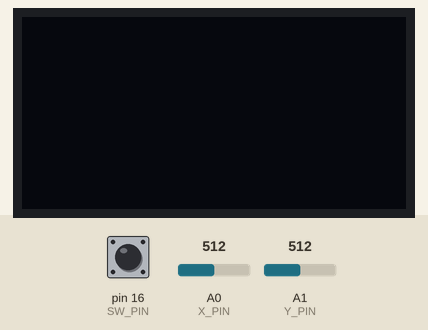
The sketch below on a simulated Arduino Leonardo, built with avr-gcc and run on an emulated ATmega32U4. Parts: 128×64 one-colour display. The inputs (shaded band) are chosen by the test bench; at power-on: pin 16 (SW_PIN) HIGH, A0 (X_PIN) = 512, A1 (Y_PIN) = 512. USB keyboard and mouse output is not drawn; what the sketch prints to the serial monitor is not drawn.

Above: at 2.4 s.
2.5 s: pin 16 (SW_PIN) pulled LOW for 0.15 s
At 3.7 s:
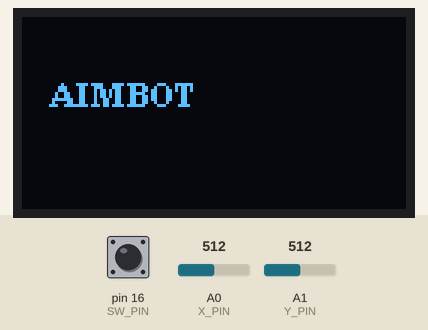
4.1 s: A0 (X_PIN) set to 528
5.6 s: A0 (X_PIN) set to 555
At 5.9 s:
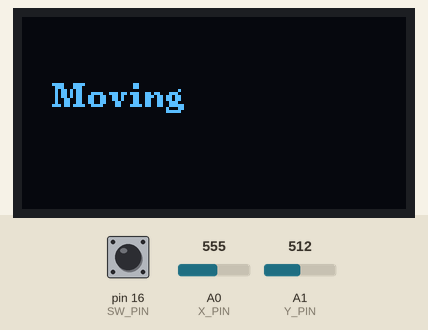
8.6 s: pin 16 (SW_PIN) pulled LOW for 3.2 s
At 9.3 s:
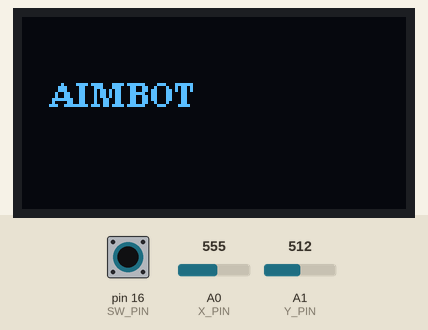
Timing chart, 0 to 11.6 s (numbered marks = the images above; inputs shaded):
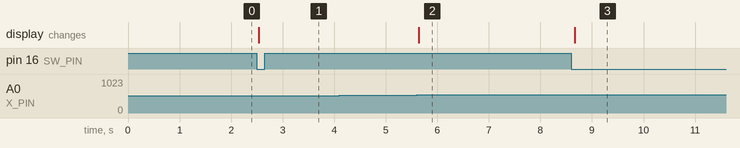

Measured:
- the behaviour switches between 541 and 542 on A0 (X_PIN) (found by bisection; images 1 and 2)
- after the input at 2.5 s, the display: changes at once (image 1)
- after the input at 4.1 s, every drawn part: stays the same
- after the input at 5.6 s, the display: changes at once (image 2)
- after the input at 8.6 s, the display: changes after 0.07 s (image 3)

The sketch:

aimbot.ino
```cpp
/*#include <hidboot.h> /*fler usb enheter*/
/*#include <usbhub.h> /*prata med mus*/
/*#include <SPI.h> /*prata med arduino*/
#include <Mouse.h> /*styra musen*/
#include <U8g2lib.h> /*oled-grafiken*/
#include <Wire.h> /*kommunicera med oled-skärmen*/
#define SW_PIN 16 /*joystickens sw pin till raspberrys GP16*/
#define X_PIN        A0
#define Y_PIN        A1
#define RAW_DEADZONE 30 /*alla rörelser som är mer eller mindre 30 från joystickens mittpunkt kommer att ignoreras (def: (0-1023))*/
#define SENSITIVITY  0.5
int centerRawX, centerRawY; /*medelvärde för x och y i joystickens viloläge*/

U8G2_SSD1306_128X64_NONAME_F_HW_I2C u8g2(U8G2_R0, U8X8_PIN_NONE); /*initerar skärmen*/
/*USB Usb; /*Skapar ett usb objekt */
/*USBHub Hub(&Usb); /*Skapar ett usb-hub objekt med referens och utgångspunkt till usb objektet */
/*HIDBoot < USB_HID_PROTOCOL_KEYBOARD | USB_HID_PROTOCOL_MOUSE Hid> HidKBM(&Usb); /* Ett HIDBoot-objekt som hanterar kommunikation med USB-HID-enheter i det här fallet tangentbordet and musen*/
/*HIDBoot<USB_HID_PROTOCOL_MOUSE>HidMouse(&Usb); /*Ett HIDBoot-obhejt som enbart hanterar kommunikation med musen */

int neg = -127; /*Mouse.move supportar bara 128px per funktionsanrop*/
int pos = 127;

int SCREEN_WIDTH = 960; /*1920/2 - mitten på skärmen*/
int SCREEN_HEIGHT = 540; /*1080/2*/
int middleX = (SCREEN_WIDTH/2);
int middleY = (SCREEN_HEIGHT/2);
int targetY = 0;
int targetX = 0;
bool active = false; /*rör vi musen?*/

/*class mousereport : public MouseReportParser {
  void OnMouseMove(MOUSEINFO * mouseinfo) override { /*vi måste ersätta klassens nuvarande info därav nödvändigt med override*/
    /*if (!active)
    {
      Mouse.move(mouseinfo -> dX, mouseinfo -> dY, 0);
      middleX = constrain(middleX + mouseinfo->dX, 0, SCREEN_WIDTH);
      middleY = constrain(middleY + mouseinfo->dY, 0, SCREEN_HEIGHT);
    }
  }
} mouseParser;*/ /*parser som översätter rådata till data*/

void setup() {
  pinMode(SW_PIN, INPUT_PULLUP); // Joystickens knapp är nere
  Serial.begin(115200); /*Använd 151200 bit-rate dvs 1 ms senare i projektet när den faktiskt är användbar*/

  Mouse.begin();
  u8g2.begin();

  int sumX = 0, sumY = 0; /*summan för alla x och y i joystickens viloläge*/
  for (int i = 0; i < 50; i++) { /*50 gånger räcker*/
    sumX += analogRead(X_PIN);
    sumY += analogRead(Y_PIN);
    delay(5);
  }
  centerRawX = sumX / 50;
  centerRawY = sumY / 50;

  Serial.println("OK");
  delay(1000);

  /*while (!Serial); /*Väntar tills datorn faktiskt har öppnat porten*/
  /*if (Usb.Init() != 0){
    Serial.println("Init failed");
    while(1);
  }
  HidMouse.SetReportParser(0, &mouseParser); /*0 för första musen*/
}

void loop() {
  /*Usb.Task();*/
  /*const int dx = 500;
  const int dy = 0;
  if (digitalRead(SW_PIN) == LOW) { // Tryckt ner
  /*Mouse.move(dx, dy, 0); // Flytta muspekaren x pixlar till höger/vänster och y pixlar upp/ner*/

  /*Serial.println("Moving");
  Serial.print("X = ");
  Serial.println(dx);
  Serial.print("Y = ");
  Serial.println(dy);

  oledWrite(10, 25, String("X = ") + String(dx), 10, 45, String("Y = ") + String(dy));

  delay(200); // Liten paus så det inte spammas
}*/

  if (digitalRead(SW_PIN) == HIGH) {
    int rawX = analogRead(X_PIN) - centerRawX;
    int rawY = analogRead(Y_PIN) - centerRawY;

    if (abs(rawX) < RAW_DEADZONE) rawX = 0;
    if (abs(rawY) < RAW_DEADZONE) rawY = 0;

    if (rawX != 0 || rawY != 0) {
      int joyX = map(rawX, -centerRawX, 1023 - centerRawX, neg, pos); /*x inmin inmax outmin outmax*/
      int joyY = map(rawY, -centerRawY, 1023 - centerRawY, neg, pos);

      joyX = int(joyX * SENSITIVITY);
      joyY = int(joyY * SENSITIVITY);

      Mouse.move(joyX, -joyY, 0);
      oledWrite(10, 30, "Moving", 0, 0, "");
    }
  }

  if (digitalRead(SW_PIN) == LOW) {
    oledWrite(10, 30, "AIMBOT", 0, 0, "");
    Serial.println("Moving");
  }

  static char buffer[16]; /*buffer som vi samlar inputen i och skickar till processInput */
  static int index = 0; /*räknare som visar vart i bufferten nästa tecken ska hamna*/
  while (Serial.available()){ /*så länge det finns minst ett tecken att läsa från python skriptet*/
    char c = Serial.read(); /*plocka ut tecknet och lägg i c (behöver inte index här eftersom Serial.read har inbyggd tail)*/
    if (c == '\n'){ /*om det är slutet på raden*/
      buffer[index] = '\0'; /*gör om rådatan till sträng*/
      processInput(buffer); /*passerar in buffern i funktionen som utför draget*/
      index = 0; /*börja om buffern för nästa rad*/
    }
    else if (index < sizeof(buffer) - 1) { /*om buffern inte är full*/
      buffer[index] = c; /*lägg c på plats index*/
      index += 1; /*öka index*/
    }
  }
}

void oledWrite(int x1, int y1, String text1, int x2, int y2, String text2){
  u8g2.clearBuffer();
  u8g2.setFont(u8g2_font_ncenB08_tr);
  u8g2.drawStr(x1, y1, text1.c_str());
  u8g2.drawStr(x2, y2, text2.c_str());
  u8g2.sendBuffer();
}

void processInput(char line[]) { /*line kommer från processInput(buffer); i loop*/
  int x = 0, y = 0;
  if (sscanf(line, "%d %d", &x, &y) == 2) { /*taget från google läser av texten och kollar om den hittar 2 heltal som motsvarar y och x värderna */
    x = constrain(x, neg, pos); /*constrainar talet till max 127 minst -127*/
    y = constrain(y, neg, pos);
    active = true;
    Mouse.move(x,y,0); /*inget på z-axeln*/
    active = false;
    Serial.println("OK");
  } else {
    Serial.println("ERR");
  }
}
```
